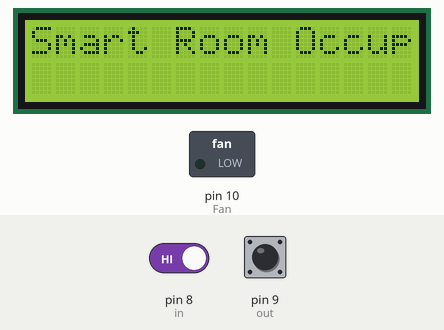
Recording of a sketch running on a simulated Arduino Uno, built with avr-gcc and run on an emulated ATmega328P. Shown: 16×2 character LCD, switched loads named in the sketch (green lamp = pin HIGH). The inputs (shaded band) are chosen by the test bench; at power-on: pin 8 (in) HIGH, pin 9 (out) HIGH.

Above: at 0.1 s.
At 3.2 s:
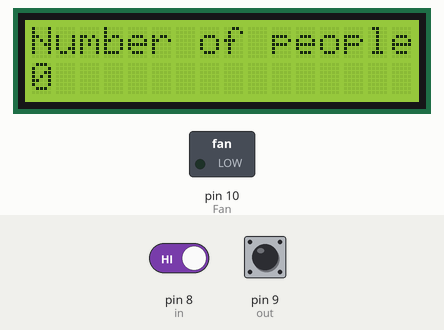
3.3 s: pin 8 (in) driven LOW
At 4.1 s:
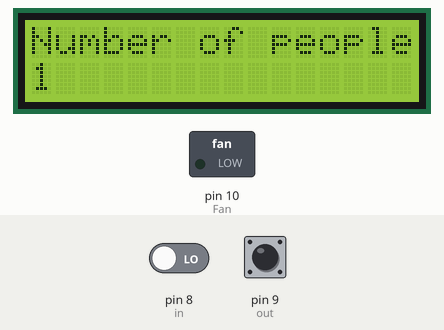
Timing chart, 0 to 6.3 s (numbered marks = the images above; inputs shaded):
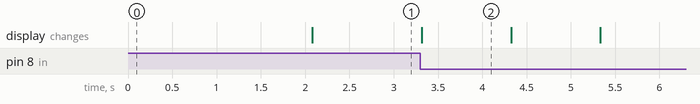

Measured:
- after the input at 3.3 s, the display: changes at once (image 2)
- what the display in image 2 shows lasts 1.0 s, from 3.3 s to 4.3 s

The sketch:

Smart_room_occupancy_monitor.ino
```cpp
#include <LiquidCrystal.h>
LiquidCrystal lcd(2,3,4,5,6,7);

#define in 8
#define out 9
#define Fan 10
int count=0;

void setup() {
  lcd.begin(16, 2);
  lcd.print("Smart Room Occupancy Monitor");
  delay(2000);
  pinMode(in, INPUT);
  pinMode(out, INPUT);
  pinMode(Fan, OUTPUT);
  lcd.clear();
  lcd.print("Number of people in the room: ");
  lcd.setCursor(0, 1);
  lcd.print(count);

}

void loop() {
  int in_value = digitalRead(in);
  int out_value = digitalRead(out);
  if(in_value==LOW) {
    count++;
    lcd.clear();
    lcd.print("Number of people in the room: ");
    lcd.setCursor(0, 1);
    lcd.print(count);
    delay(1000);
  }
  if(out_value==LOW) {
    count--;
    lcd.clear();
    lcd.print("Number of people in the room: ");
    lcd.setCursor(0, 1);
    lcd.print(count);
    delay(1000);
  }
  if(count==0) {
    lcd.clear();
    lcd.print("Number of people in the room: ");
    lcd.setCursor(0, 1);
    lcd.print(count);
    digitalWrite(Fan, LOW);
    delay(200);
  }
}
```
